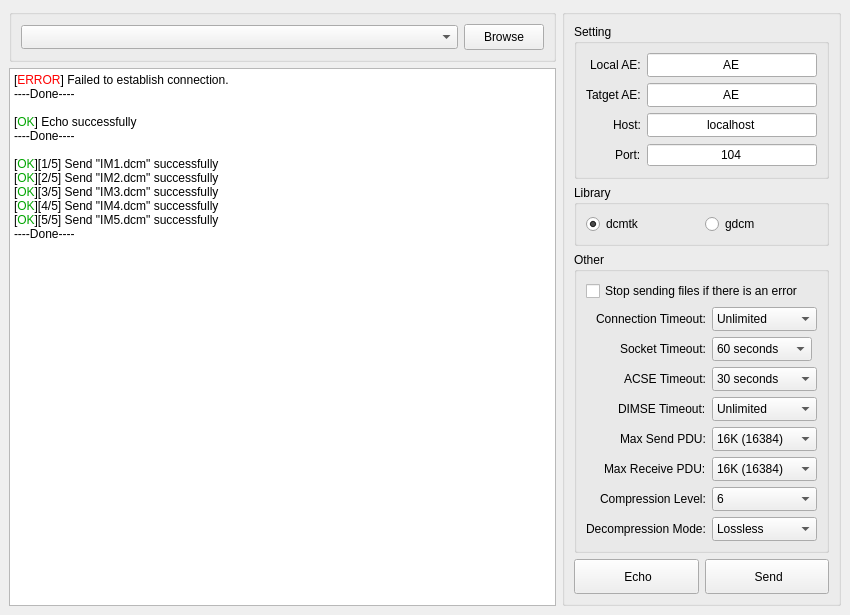
<?xml version="1.0" encoding="UTF-8"?>
<ui version="4.0">
 <class>MainWindow</class>
 <widget class="QMainWindow" name="MainWindow">
  <property name="geometry">
   <rect>
    <x>0</x>
    <y>0</y>
    <width>850</width>
    <height>601</height>
   </rect>
  </property>
  <property name="windowTitle">
   <string>DicomSender</string>
  </property>
  <widget class="QWidget" name="centralwidget">
   <layout class="QHBoxLayout" name="horizontalLayout_3" stretch="1,0">
    <item>
     <layout class="QVBoxLayout" name="verticalLayout_2">
      <item>
       <widget class="QGroupBox" name="groupBox">
        <property name="title">
         <string/>
        </property>
        <layout class="QHBoxLayout" name="horizontalLayout_2" stretch="1,0">
         <item>
          <widget class="QComboBox" name="comboBoxPaths">
           <property name="minimumSize">
            <size>
             <width>0</width>
             <height>24</height>
            </size>
           </property>
          </widget>
         </item>
         <item>
          <widget class="QPushButton" name="buttonBrowse">
           <property name="minimumSize">
            <size>
             <width>0</width>
             <height>26</height>
            </size>
           </property>
           <property name="text">
            <string>Browse</string>
           </property>
           <property name="icon">
            <iconset resource="mainwindow.qrc">
             <normaloff>:/icons/browse.ico</normaloff>:/icons/browse.ico</iconset>
           </property>
          </widget>
         </item>
        </layout>
       </widget>
      </item>
      <item>
       <widget class="QTextEdit" name="textEditLog">
        <property name="lineWrapMode">
         <enum>QTextEdit::NoWrap</enum>
        </property>
        <property name="readOnly">
         <bool>true</bool>
        </property>
        <property name="html">
         <string>&lt;!DOCTYPE HTML PUBLIC &quot;-//W3C//DTD HTML 4.0//EN&quot; &quot;http://www.w3.org/TR/REC-html40/strict.dtd&quot;&gt;
&lt;html&gt;&lt;head&gt;&lt;meta name=&quot;qrichtext&quot; content=&quot;1&quot; /&gt;&lt;meta charset=&quot;utf-8&quot; /&gt;&lt;style type=&quot;text/css&quot;&gt;
p, li { white-space: pre-wrap; }
hr { height: 1px; border-width: 0; }
&lt;/style&gt;&lt;/head&gt;&lt;body style=&quot; font-family:'Segoe UI'; font-size:9pt; font-weight:400; font-style:normal;&quot;&gt;
&lt;p style=&quot; margin-top:0px; margin-bottom:0px; margin-left:0px; margin-right:0px; -qt-block-indent:0; text-indent:0px;&quot;&gt;[&lt;span style=&quot; color:#ff0000;&quot;&gt;ERROR&lt;/span&gt;] Failed to establish connection.&lt;/p&gt;
&lt;p style=&quot; margin-top:0px; margin-bottom:0px; margin-left:0px; margin-right:0px; -qt-block-indent:0; text-indent:0px;&quot;&gt;----Done----&lt;/p&gt;
&lt;p style=&quot;-qt-paragraph-type:empty; margin-top:0px; margin-bottom:0px; margin-left:0px; margin-right:0px; -qt-block-indent:0; text-indent:0px;&quot;&gt;&lt;br /&gt;&lt;/p&gt;
&lt;p style=&quot; margin-top:0px; margin-bottom:0px; margin-left:0px; margin-right:0px; -qt-block-indent:0; text-indent:0px;&quot;&gt;[&lt;span style=&quot; color:#00a500;&quot;&gt;OK&lt;/span&gt;] Echo successfully&lt;/p&gt;
&lt;p style=&quot; margin-top:0px; margin-bottom:0px; margin-left:0px; margin-right:0px; -qt-block-indent:0; text-indent:0px;&quot;&gt;----Done----&lt;/p&gt;
&lt;p style=&quot;-qt-paragraph-type:empty; margin-top:0px; margin-bottom:0px; margin-left:0px; margin-right:0px; -qt-block-indent:0; text-indent:0px;&quot;&gt;&lt;br /&gt;&lt;/p&gt;
&lt;p style=&quot; margin-top:0px; margin-bottom:0px; margin-left:0px; margin-right:0px; -qt-block-indent:0; text-indent:0px;&quot;&gt;[&lt;span style=&quot; color:#00a500;&quot;&gt;OK&lt;/span&gt;][1/5] Send &amp;quot;IM1.dcm&amp;quot; successfully&lt;/p&gt;
&lt;p style=&quot; margin-top:0px; margin-bottom:0px; margin-left:0px; margin-right:0px; -qt-block-indent:0; text-indent:0px;&quot;&gt;[&lt;span style=&quot; color:#00a500;&quot;&gt;OK&lt;/span&gt;][2/5] Send &amp;quot;IM2.dcm&amp;quot; successfully&lt;/p&gt;
&lt;p style=&quot; margin-top:0px; margin-bottom:0px; margin-left:0px; margin-right:0px; -qt-block-indent:0; text-indent:0px;&quot;&gt;[&lt;span style=&quot; color:#00a500;&quot;&gt;OK&lt;/span&gt;][3/5] Send &amp;quot;IM3.dcm&amp;quot; successfully&lt;/p&gt;
&lt;p style=&quot; margin-top:0px; margin-bottom:0px; margin-left:0px; margin-right:0px; -qt-block-indent:0; text-indent:0px;&quot;&gt;[&lt;span style=&quot; color:#00a500;&quot;&gt;OK&lt;/span&gt;][4/5] Send &amp;quot;IM4.dcm&amp;quot; successfully&lt;/p&gt;
&lt;p style=&quot; margin-top:0px; margin-bottom:0px; margin-left:0px; margin-right:0px; -qt-block-indent:0; text-indent:0px;&quot;&gt;[&lt;span style=&quot; color:#00a500;&quot;&gt;OK&lt;/span&gt;][5/5] Send &amp;quot;IM5.dcm&amp;quot; successfully&lt;/p&gt;
&lt;p style=&quot; margin-top:0px; margin-bottom:0px; margin-left:0px; margin-right:0px; -qt-block-indent:0; text-indent:0px;&quot;&gt;----Done----&lt;/p&gt;
&lt;p style=&quot;-qt-paragraph-type:empty; margin-top:0px; margin-bottom:0px; margin-left:0px; margin-right:0px; -qt-block-indent:0; text-indent:0px;&quot;&gt;&lt;br /&gt;&lt;/p&gt;&lt;/body&gt;&lt;/html&gt;</string>
        </property>
       </widget>
      </item>
     </layout>
    </item>
    <item>
     <widget class="QGroupBox" name="groupBoxRight">
      <property name="title">
       <string/>
      </property>
      <layout class="QVBoxLayout" name="verticalLayout">
       <item>
        <widget class="QGroupBox" name="groupBoxSetting">
         <property name="title">
          <string>Setting</string>
         </property>
         <layout class="QFormLayout" name="formLayout">
          <property name="labelAlignment">
           <set>Qt::AlignRight|Qt::AlignTrailing|Qt::AlignVCenter</set>
          </property>
          <item row="0" column="0">
           <widget class="QLabel" name="labelLocalAE">
            <property name="text">
             <string>Local AE:</string>
            </property>
           </widget>
          </item>
          <item row="0" column="1">
           <widget class="QLineEdit" name="editLocalAE">
            <property name="minimumSize">
             <size>
              <width>0</width>
              <height>24</height>
             </size>
            </property>
            <property name="text">
             <string>AE</string>
            </property>
            <property name="maxLength">
             <number>16</number>
            </property>
            <property name="alignment">
             <set>Qt::AlignCenter</set>
            </property>
            <property name="placeholderText">
             <string>AE Title</string>
            </property>
           </widget>
          </item>
          <item row="1" column="0">
           <widget class="QLabel" name="labelTargetAE">
            <property name="text">
             <string>Tatget AE:</string>
            </property>
           </widget>
          </item>
          <item row="1" column="1">
           <widget class="QLineEdit" name="editTargetAE">
            <property name="minimumSize">
             <size>
              <width>0</width>
              <height>24</height>
             </size>
            </property>
            <property name="text">
             <string>AE</string>
            </property>
            <property name="maxLength">
             <number>16</number>
            </property>
            <property name="alignment">
             <set>Qt::AlignCenter</set>
            </property>
            <property name="placeholderText">
             <string>AE Title</string>
            </property>
           </widget>
          </item>
          <item row="2" column="0">
           <widget class="QLabel" name="labelHost">
            <property name="text">
             <string>Host:</string>
            </property>
           </widget>
          </item>
          <item row="2" column="1">
           <widget class="QLineEdit" name="editHost">
            <property name="minimumSize">
             <size>
              <width>0</width>
              <height>24</height>
             </size>
            </property>
            <property name="text">
             <string>localhost</string>
            </property>
            <property name="maxLength">
             <number>15</number>
            </property>
            <property name="alignment">
             <set>Qt::AlignCenter</set>
            </property>
            <property name="placeholderText">
             <string>IP Address/Computer Name</string>
            </property>
           </widget>
          </item>
          <item row="3" column="0">
           <widget class="QLabel" name="labelPort">
            <property name="text">
             <string>Port:</string>
            </property>
           </widget>
          </item>
          <item row="3" column="1">
           <widget class="QSpinBox" name="spinBoxPort">
            <property name="minimumSize">
             <size>
              <width>0</width>
              <height>24</height>
             </size>
            </property>
            <property name="alignment">
             <set>Qt::AlignCenter</set>
            </property>
            <property name="buttonSymbols">
             <enum>QAbstractSpinBox::NoButtons</enum>
            </property>
            <property name="minimum">
             <number>1</number>
            </property>
            <property name="maximum">
             <number>65535</number>
            </property>
            <property name="value">
             <number>104</number>
            </property>
           </widget>
          </item>
         </layout>
        </widget>
       </item>
       <item>
        <widget class="QGroupBox" name="groupBoxLibrary">
         <property name="title">
          <string>Library</string>
         </property>
         <layout class="QHBoxLayout" name="horizontalLayout">
          <item>
           <widget class="QRadioButton" name="radioDcmtk">
            <property name="text">
             <string>dcmtk</string>
            </property>
            <property name="checked">
             <bool>true</bool>
            </property>
           </widget>
          </item>
          <item>
           <widget class="QRadioButton" name="radioGdcm">
            <property name="text">
             <string>gdcm</string>
            </property>
           </widget>
          </item>
         </layout>
        </widget>
       </item>
       <item>
        <widget class="QGroupBox" name="groupBoxOther">
         <property name="layoutDirection">
          <enum>Qt::LeftToRight</enum>
         </property>
         <property name="title">
          <string>Other</string>
         </property>
         <layout class="QFormLayout" name="formLayout_2">
          <property name="labelAlignment">
           <set>Qt::AlignRight|Qt::AlignTrailing|Qt::AlignVCenter</set>
          </property>
          <item row="0" column="0" colspan="2">
           <widget class="QCheckBox" name="checkBoxStopWhenError">
            <property name="text">
             <string>Stop sending files if there is an error</string>
            </property>
           </widget>
          </item>
          <item row="1" column="0">
           <widget class="QLabel" name="labelConnectionTimeout">
            <property name="text">
             <string>Connection Timeout:</string>
            </property>
           </widget>
          </item>
          <item row="1" column="1">
           <widget class="QComboBox" name="comboBoxConnectionTimeout">
            <property name="minimumSize">
             <size>
              <width>0</width>
              <height>24</height>
             </size>
            </property>
            <property name="maximumSize">
             <size>
              <width>105</width>
              <height>16777215</height>
             </size>
            </property>
            <item>
             <property name="text">
              <string>Unlimited</string>
             </property>
            </item>
            <item>
             <property name="text">
              <string>3 seconds</string>
             </property>
            </item>
            <item>
             <property name="text">
              <string>10 seconds</string>
             </property>
            </item>
            <item>
             <property name="text">
              <string>20 seconds</string>
             </property>
            </item>
            <item>
             <property name="text">
              <string>30 seconds</string>
             </property>
            </item>
            <item>
             <property name="text">
              <string>40 seconds</string>
             </property>
            </item>
            <item>
             <property name="text">
              <string>50 seconds</string>
             </property>
            </item>
            <item>
             <property name="text">
              <string>60 seconds</string>
             </property>
            </item>
            <item>
             <property name="text">
              <string>70 seconds</string>
             </property>
            </item>
            <item>
             <property name="text">
              <string>80 seconds</string>
             </property>
            </item>
            <item>
             <property name="text">
              <string>90 seconds</string>
             </property>
            </item>
           </widget>
          </item>
          <item row="3" column="0">
           <widget class="QLabel" name="labelACSETimeout">
            <property name="text">
             <string>ACSE Timeout:</string>
            </property>
           </widget>
          </item>
          <item row="3" column="1">
           <widget class="QComboBox" name="comboBoxACSETimeout">
            <property name="minimumSize">
             <size>
              <width>0</width>
              <height>24</height>
             </size>
            </property>
            <property name="maximumSize">
             <size>
              <width>105</width>
              <height>16777215</height>
             </size>
            </property>
            <property name="currentIndex">
             <number>3</number>
            </property>
            <item>
             <property name="text">
              <string>3 seconds</string>
             </property>
            </item>
            <item>
             <property name="text">
              <string>10 seconds</string>
             </property>
            </item>
            <item>
             <property name="text">
              <string>20 seconds</string>
             </property>
            </item>
            <item>
             <property name="text">
              <string>30 seconds</string>
             </property>
            </item>
            <item>
             <property name="text">
              <string>40 seconds</string>
             </property>
            </item>
            <item>
             <property name="text">
              <string>50 seconds</string>
             </property>
            </item>
            <item>
             <property name="text">
              <string>60 seconds</string>
             </property>
            </item>
            <item>
             <property name="text">
              <string>70 seconds</string>
             </property>
            </item>
            <item>
             <property name="text">
              <string>80 seconds</string>
             </property>
            </item>
            <item>
             <property name="text">
              <string>90 seconds</string>
             </property>
            </item>
           </widget>
          </item>
          <item row="4" column="0">
           <widget class="QLabel" name="labelDIMSETimeout">
            <property name="text">
             <string>DIMSE Timeout:</string>
            </property>
           </widget>
          </item>
          <item row="4" column="1">
           <widget class="QComboBox" name="comboBoxDIMSETimeout">
            <property name="minimumSize">
             <size>
              <width>0</width>
              <height>24</height>
             </size>
            </property>
            <property name="maximumSize">
             <size>
              <width>105</width>
              <height>16777215</height>
             </size>
            </property>
            <item>
             <property name="text">
              <string>Unlimited</string>
             </property>
            </item>
            <item>
             <property name="text">
              <string>3 seconds</string>
             </property>
            </item>
            <item>
             <property name="text">
              <string>10 seconds</string>
             </property>
            </item>
            <item>
             <property name="text">
              <string>20 seconds</string>
             </property>
            </item>
            <item>
             <property name="text">
              <string>30 seconds</string>
             </property>
            </item>
            <item>
             <property name="text">
              <string>40 seconds</string>
             </property>
            </item>
            <item>
             <property name="text">
              <string>50 seconds</string>
             </property>
            </item>
            <item>
             <property name="text">
              <string>60 seconds</string>
             </property>
            </item>
            <item>
             <property name="text">
              <string>70 seconds</string>
             </property>
            </item>
            <item>
             <property name="text">
              <string>80 seconds</string>
             </property>
            </item>
            <item>
             <property name="text">
              <string>90 seconds</string>
             </property>
            </item>
           </widget>
          </item>
          <item row="6" column="0">
           <widget class="QLabel" name="labelMaxReceiveDPU">
            <property name="text">
             <string>Max Receive PDU:</string>
            </property>
           </widget>
          </item>
          <item row="6" column="1">
           <widget class="QComboBox" name="comboBoxMaxReceivePDU">
            <property name="minimumSize">
             <size>
              <width>0</width>
              <height>24</height>
             </size>
            </property>
            <property name="maximumSize">
             <size>
              <width>105</width>
              <height>16777215</height>
             </size>
            </property>
            <property name="currentIndex">
             <number>3</number>
            </property>
            <item>
             <property name="text">
              <string>4K (4096)</string>
             </property>
            </item>
            <item>
             <property name="text">
              <string>8K (8192)</string>
             </property>
            </item>
            <item>
             <property name="text">
              <string>12K (12288)</string>
             </property>
            </item>
            <item>
             <property name="text">
              <string>16K (16384)</string>
             </property>
            </item>
            <item>
             <property name="text">
              <string>20K (20480)</string>
             </property>
            </item>
            <item>
             <property name="text">
              <string>24K (24576)</string>
             </property>
            </item>
            <item>
             <property name="text">
              <string>28K (28672)</string>
             </property>
            </item>
            <item>
             <property name="text">
              <string>32K (32768)</string>
             </property>
            </item>
            <item>
             <property name="text">
              <string>36K (36864)</string>
             </property>
            </item>
            <item>
             <property name="text">
              <string>40K (40960)</string>
             </property>
            </item>
            <item>
             <property name="text">
              <string>44K (45056)</string>
             </property>
            </item>
            <item>
             <property name="text">
              <string>48K (49152)</string>
             </property>
            </item>
            <item>
             <property name="text">
              <string>52K (53248)</string>
             </property>
            </item>
            <item>
             <property name="text">
              <string>56K (57344)</string>
             </property>
            </item>
            <item>
             <property name="text">
              <string>60K (61440)</string>
             </property>
            </item>
            <item>
             <property name="text">
              <string>64K (65536)</string>
             </property>
            </item>
            <item>
             <property name="text">
              <string>68K (69632)</string>
             </property>
            </item>
            <item>
             <property name="text">
              <string>72K (73728)</string>
             </property>
            </item>
            <item>
             <property name="text">
              <string>76K (77824)</string>
             </property>
            </item>
            <item>
             <property name="text">
              <string>80K (81920)</string>
             </property>
            </item>
            <item>
             <property name="text">
              <string>84K (86016)</string>
             </property>
            </item>
            <item>
             <property name="text">
              <string>88K (90112)</string>
             </property>
            </item>
            <item>
             <property name="text">
              <string>92K (94208)</string>
             </property>
            </item>
            <item>
             <property name="text">
              <string>96K (98304)</string>
             </property>
            </item>
            <item>
             <property name="text">
              <string>100K (102400)</string>
             </property>
            </item>
            <item>
             <property name="text">
              <string>104K (106496)</string>
             </property>
            </item>
            <item>
             <property name="text">
              <string>108K (110592)</string>
             </property>
            </item>
            <item>
             <property name="text">
              <string>112K (114688)</string>
             </property>
            </item>
            <item>
             <property name="text">
              <string>116K (118784)</string>
             </property>
            </item>
            <item>
             <property name="text">
              <string>120K (122880)</string>
             </property>
            </item>
            <item>
             <property name="text">
              <string>124K (126976)</string>
             </property>
            </item>
            <item>
             <property name="text">
              <string>128K (131072)</string>
             </property>
            </item>
           </widget>
          </item>
          <item row="7" column="0">
           <widget class="QLabel" name="labelCompressionLevel">
            <property name="text">
             <string>Compression Level:</string>
            </property>
           </widget>
          </item>
          <item row="7" column="1">
           <widget class="QComboBox" name="comboBoxCompressionLevel">
            <property name="minimumSize">
             <size>
              <width>0</width>
              <height>24</height>
             </size>
            </property>
            <property name="maximumSize">
             <size>
              <width>105</width>
              <height>16777215</height>
             </size>
            </property>
            <property name="currentIndex">
             <number>6</number>
            </property>
            <item>
             <property name="text">
              <string>0</string>
             </property>
            </item>
            <item>
             <property name="text">
              <string>1</string>
             </property>
            </item>
            <item>
             <property name="text">
              <string>2</string>
             </property>
            </item>
            <item>
             <property name="text">
              <string>3</string>
             </property>
            </item>
            <item>
             <property name="text">
              <string>4</string>
             </property>
            </item>
            <item>
             <property name="text">
              <string>5</string>
             </property>
            </item>
            <item>
             <property name="text">
              <string>6</string>
             </property>
            </item>
            <item>
             <property name="text">
              <string>7</string>
             </property>
            </item>
            <item>
             <property name="text">
              <string>8</string>
             </property>
            </item>
            <item>
             <property name="text">
              <string>9</string>
             </property>
            </item>
           </widget>
          </item>
          <item row="5" column="0">
           <widget class="QLabel" name="labelMaxSendPDU">
            <property name="text">
             <string>Max Send PDU:</string>
            </property>
           </widget>
          </item>
          <item row="5" column="1">
           <widget class="QComboBox" name="comboBoxMaxSendPDU">
            <property name="minimumSize">
             <size>
              <width>0</width>
              <height>24</height>
             </size>
            </property>
            <property name="maximumSize">
             <size>
              <width>105</width>
              <height>16777215</height>
             </size>
            </property>
            <property name="currentIndex">
             <number>3</number>
            </property>
            <item>
             <property name="text">
              <string>4K (4096)</string>
             </property>
            </item>
            <item>
             <property name="text">
              <string>8K (8192)</string>
             </property>
            </item>
            <item>
             <property name="text">
              <string>12K (12288)</string>
             </property>
            </item>
            <item>
             <property name="text">
              <string>16K (16384)</string>
             </property>
            </item>
            <item>
             <property name="text">
              <string>20K (20480)</string>
             </property>
            </item>
            <item>
             <property name="text">
              <string>24K (24576)</string>
             </property>
            </item>
            <item>
             <property name="text">
              <string>28K (28672)</string>
             </property>
            </item>
            <item>
             <property name="text">
              <string>32K (32768)</string>
             </property>
            </item>
            <item>
             <property name="text">
              <string>36K (36864)</string>
             </property>
            </item>
            <item>
             <property name="text">
              <string>40K (40960)</string>
             </property>
            </item>
            <item>
             <property name="text">
              <string>44K (45056)</string>
             </property>
            </item>
            <item>
             <property name="text">
              <string>48K (49152)</string>
             </property>
            </item>
            <item>
             <property name="text">
              <string>52K (53248)</string>
             </property>
            </item>
            <item>
             <property name="text">
              <string>56K (57344)</string>
             </property>
            </item>
            <item>
             <property name="text">
              <string>60K (61440)</string>
             </property>
            </item>
            <item>
             <property name="text">
              <string>64K (65536)</string>
             </property>
            </item>
            <item>
             <property name="text">
              <string>68K (69632)</string>
             </property>
            </item>
            <item>
             <property name="text">
              <string>72K (73728)</string>
             </property>
            </item>
            <item>
             <property name="text">
              <string>76K (77824)</string>
             </property>
            </item>
            <item>
             <property name="text">
              <string>80K (81920)</string>
             </property>
            </item>
            <item>
             <property name="text">
              <string>84K (86016)</string>
             </property>
            </item>
            <item>
             <property name="text">
              <string>88K (90112)</string>
             </property>
            </item>
            <item>
             <property name="text">
              <string>92K (94208)</string>
             </property>
            </item>
            <item>
             <property name="text">
              <string>96K (98304)</string>
             </property>
            </item>
            <item>
             <property name="text">
              <string>100K (102400)</string>
             </property>
            </item>
            <item>
             <property name="text">
              <string>104K (106496)</string>
             </property>
            </item>
            <item>
             <property name="text">
              <string>108K (110592)</string>
             </property>
            </item>
            <item>
             <property name="text">
              <string>112K (114688)</string>
             </property>
            </item>
            <item>
             <property name="text">
              <string>116K (118784)</string>
             </property>
            </item>
            <item>
             <property name="text">
              <string>120K (122880)</string>
             </property>
            </item>
            <item>
             <property name="text">
              <string>124K (126976)</string>
             </property>
            </item>
            <item>
             <property name="text">
              <string>128K (131072)</string>
             </property>
            </item>
           </widget>
          </item>
          <item row="8" column="0">
           <widget class="QLabel" name="labelDecompressionMode">
            <property name="text">
             <string>Decompression Mode:</string>
            </property>
           </widget>
          </item>
          <item row="8" column="1">
           <widget class="QComboBox" name="comboBoxDecompressionMode">
            <property name="minimumSize">
             <size>
              <width>0</width>
              <height>24</height>
             </size>
            </property>
            <property name="maximumSize">
             <size>
              <width>105</width>
              <height>16777215</height>
             </size>
            </property>
            <property name="currentIndex">
             <number>1</number>
            </property>
            <item>
             <property name="text">
              <string>Never</string>
             </property>
            </item>
            <item>
             <property name="text">
              <string>Lossless</string>
             </property>
            </item>
            <item>
             <property name="text">
              <string>Lossless|Lossy</string>
             </property>
            </item>
           </widget>
          </item>
          <item row="2" column="0">
           <widget class="QLabel" name="labelSocketTimeout">
            <property name="text">
             <string>Socket Timeout:</string>
            </property>
           </widget>
          </item>
          <item row="2" column="1">
           <widget class="QComboBox" name="comboBoxSocketTimeout">
            <property name="minimumSize">
             <size>
              <width>0</width>
              <height>24</height>
             </size>
            </property>
            <property name="maximumSize">
             <size>
              <width>100</width>
              <height>16777215</height>
             </size>
            </property>
            <property name="currentIndex">
             <number>8</number>
            </property>
            <item>
             <property name="text">
              <string>No Setting</string>
             </property>
            </item>
            <item>
             <property name="text">
              <string>Unlimited</string>
             </property>
            </item>
            <item>
             <property name="text">
              <string>3 seconds</string>
             </property>
            </item>
            <item>
             <property name="text">
              <string>10 seconds</string>
             </property>
            </item>
            <item>
             <property name="text">
              <string>20 seconds</string>
             </property>
            </item>
            <item>
             <property name="text">
              <string>30 seconds</string>
             </property>
            </item>
            <item>
             <property name="text">
              <string>40 seconds</string>
             </property>
            </item>
            <item>
             <property name="text">
              <string>50 seconds</string>
             </property>
            </item>
            <item>
             <property name="text">
              <string>60 seconds</string>
             </property>
            </item>
            <item>
             <property name="text">
              <string>70 seconds</string>
             </property>
            </item>
            <item>
             <property name="text">
              <string>80 seconds</string>
             </property>
            </item>
            <item>
             <property name="text">
              <string>90 seconds</string>
             </property>
            </item>
            <item>
             <property name="text">
              <string>100 seconds</string>
             </property>
            </item>
            <item>
             <property name="text">
              <string>200 seconds</string>
             </property>
            </item>
            <item>
             <property name="text">
              <string>300 seconds</string>
             </property>
            </item>
            <item>
             <property name="text">
              <string>400 seconds</string>
             </property>
            </item>
            <item>
             <property name="text">
              <string>500 seconds</string>
             </property>
            </item>
            <item>
             <property name="text">
              <string>600 seconds</string>
             </property>
            </item>
            <item>
             <property name="text">
              <string>700 seconds</string>
             </property>
            </item>
            <item>
             <property name="text">
              <string>800 seconds</string>
             </property>
            </item>
            <item>
             <property name="text">
              <string>900 seconds</string>
             </property>
            </item>
            <item>
             <property name="text">
              <string>1000 seconds</string>
             </property>
            </item>
           </widget>
          </item>
         </layout>
        </widget>
       </item>
       <item>
        <layout class="QHBoxLayout" name="horizontalLayout_4">
         <item>
          <widget class="QPushButton" name="buttonEcho">
           <property name="minimumSize">
            <size>
             <width>0</width>
             <height>35</height>
            </size>
           </property>
           <property name="text">
            <string> Echo</string>
           </property>
           <property name="icon">
            <iconset resource="mainwindow.qrc">
             <normaloff>:/icons/echo.ico</normaloff>:/icons/echo.ico</iconset>
           </property>
           <property name="iconSize">
            <size>
             <width>20</width>
             <height>20</height>
            </size>
           </property>
          </widget>
         </item>
         <item>
          <widget class="QPushButton" name="buttonSend">
           <property name="minimumSize">
            <size>
             <width>0</width>
             <height>35</height>
            </size>
           </property>
           <property name="text">
            <string> Send</string>
           </property>
           <property name="icon">
            <iconset resource="mainwindow.qrc">
             <normaloff>:/icons/send.ico</normaloff>:/icons/send.ico</iconset>
           </property>
           <property name="iconSize">
            <size>
             <width>20</width>
             <height>20</height>
            </size>
           </property>
          </widget>
         </item>
        </layout>
       </item>
       <item>
        <spacer name="verticalSpacer">
         <property name="orientation">
          <enum>Qt::Vertical</enum>
         </property>
         <property name="sizeHint" stdset="0">
          <size>
           <width>20</width>
           <height>40</height>
          </size>
         </property>
        </spacer>
       </item>
      </layout>
     </widget>
    </item>
   </layout>
  </widget>
 </widget>
 <tabstops>
  <tabstop>comboBoxPaths</tabstop>
  <tabstop>buttonBrowse</tabstop>
  <tabstop>textEditLog</tabstop>
  <tabstop>editLocalAE</tabstop>
  <tabstop>editTargetAE</tabstop>
  <tabstop>editHost</tabstop>
  <tabstop>spinBoxPort</tabstop>
  <tabstop>radioDcmtk</tabstop>
  <tabstop>radioGdcm</tabstop>
  <tabstop>checkBoxStopWhenError</tabstop>
  <tabstop>comboBoxConnectionTimeout</tabstop>
  <tabstop>comboBoxSocketTimeout</tabstop>
  <tabstop>comboBoxACSETimeout</tabstop>
  <tabstop>comboBoxDIMSETimeout</tabstop>
  <tabstop>comboBoxMaxSendPDU</tabstop>
  <tabstop>comboBoxMaxReceivePDU</tabstop>
  <tabstop>comboBoxCompressionLevel</tabstop>
  <tabstop>comboBoxDecompressionMode</tabstop>
  <tabstop>buttonEcho</tabstop>
  <tabstop>buttonSend</tabstop>
 </tabstops>
 <resources>
  <include location="mainwindow.qrc"/>
 </resources>
 <connections/>
</ui>
